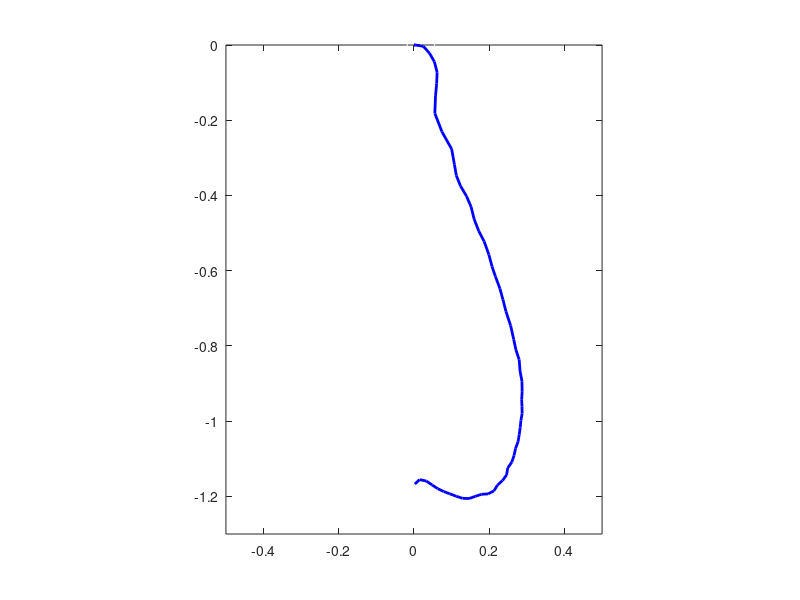

Reproduce this figure in MATLAB.
% 参数设置（无重力加速度有初速度情况）
Ni = 61; % 网格数
Nt = 154; % 时间步数
dksi = 1 / (Ni - 1); % 空间步长
dt = 0.01; % 时间步长
lambda = 1; % 常数
g = 0; % 重力加速度
v0 = 0.5 * sqrt(3); % 初始速度

% 初始化变量
x = zeros(Ni, Nt); % x坐标
y = zeros(Ni, Nt); % y坐标
T = zeros(Ni, Nt); 
p = zeros(1, Nt); % 界面位置

% j = 0 时的初始化
p(1) = 0.5 * (Ni + 1);
for i = 1 : p(1) 
    x(i, 1) = 0;
    y(i, 1) = -0.5 + (i - 1) * dksi;
    T(i, 1) = 0.5 * lambda * g * (i - 1) * dksi;
end

% j = 1 时的初始化
p(2) = p(1) + v0 * dt / dksi;
for i = 1 : p(1) - 1
    x(i, 2) = 0;
    y(i, 2) = y(i, 1) - v0 * dt;
end
x(fix(p(1)), 2) = v0 * dt;
y(fix(p(1)), 2) = y(fix(p(1)), 1);
x(fix(p(1)) + 1, 2) = (p(1) - (fix(p(1)) + 1)) * dksi;

% j = 1 时的求解
for j = 2 : Nt
    % j 时刻的矩阵维数
    n = fix(p(j));
    % 创建稀疏矩阵 A 和向量 b
    A = spdiags(zeros(n, 3), [-1, 0, 1], n - 1, n - 1);
    b = zeros(n - 1, 1);
    % 填充 A 和 b 的元素
    for i = 3 : n
        youcexishu = -(x(i, j) - x(i - 1, j)) * (x(i, j) - x(i - 1, j) - x(i, j - 1) + x(i - 1, j - 1))- (y(i, j) - y(i - 1, j)) * (y(i, j) - y(i - 1, j) - y(i, j - 1) + y(i - 1, j - 1));
        b(i - 2) = youcexishu;
    end
    b(n - 1) = -(x(n + 1, j) - x(n, j)) * (dksi * (p(j) - p(j - 1)) - x(n, j) + x(n, j - 1)) - y(n, j) * (y(n, j) - y(n, j - 1));
    b = sparse(b);
    for i = 3 : 3
       A(i - 2, i - 2) = (dt * dt / (dksi * dksi)) * (2 * (x(i - 1, j) - x(i, j)) * (x(i, j) - x(i - 1, j)) + 2 * (y(i - 1, j) - y(i, j)) * (y(i, j) - y(i - 1, j)));
        A(i - 2, i - 1) = (dt * dt / (dksi * dksi)) * ((x(i + 1, j) - x(i, j)) * (x(i, j) - x(i - 1, j)) + (y(i + 1, j) - y(i, j)) * (y(i, j) - y(i - 1, j)));
        A(i - 2, i - 2) = A(i - 2, i - 2);
        A(i - 2, i - 1) = A(i - 2, i - 1);
    end
    for i = 4 : n
        A(i - 2, i - 3) = -(dt * dt / (dksi * dksi)) * ((x(i - 2, j) - x(i - 1, j)) * (x(i, j) - x(i - 1, j)) + (y(i - 2, j) - y(i - 1, j)) * (y(i, j) - y(i - 1, j)));
        A(i - 2, i - 2) = (dt * dt / (dksi * dksi)) * (2 * (x(i - 1, j) - x(i, j)) * (x(i, j) - x(i - 1, j)) + 2 * (y(i - 1, j) - y(i, j)) * (y(i, j) - y(i - 1, j)));
        A(i - 2, i - 1) = (dt * dt / (dksi * dksi)) * ((x(i + 1, j) - x(i, j)) * (x(i, j) - x(i - 1, j)) + (y(i + 1, j) - y(i, j)) * (y(i, j) - y(i - 1, j)));
        A(i - 2, i - 2) = A(i - 2, i - 2);
        A(i - 2, i - 1) = A(i - 2, i - 1);
        A(i - 2, i - 3) = A(i - 2, i - 3);
    end

    A(n - 1, n - 2) = (dt * dt / (dksi * dksi)) * ((x(n + 1, j) - x(n, j)) * (x(n - 1, j) - x(n, j)) + y(n, j) * (y(n - 1, j) - y(n, j)));
    A(n - 1, n - 1) = (dt * dt / (dksi * dksi)) * ((x(n + 1, j) - x(n, j)) * ((dksi * dksi / (1 - p(j) * dksi)) - (x(n + 1, j) - x(n, j))) + y(n, j) * (y(n + 1, j) - y(n, j)));
    k = sprank(A);
    vecsovle = A \ b;
    vecsolvefull = full(vecsovle);
    for i = 2 : n
        T(i, j) = double(vecsolvefull(i - 1));
    end
    T(1, j) = 0;
    p(j + 1) = ((dt * dt * T(n, j)) / (dksi * lambda * (1 - p(j) * dksi))) + 2 * p(j) - p(j - 1);
    for i = 2 : n - 1
        x(i, j + 1) = (dt * dt / (dksi * dksi)) * (T(i - 1, j) * (x(i - 1, j) - x(i, j)) + T(i, j) * (x(i + 1, j) - x(i, j))) + 2 * x(i, j) - x(i, j - 1);
        y(i, j + 1) = (dt * dt / (dksi * dksi)) * (T(i - 1, j) * (y(i - 1, j) - y(i, j)) + T(i, j) * (y(i + 1, j) - y(i, j))) + 2 * y(i, j) - y(i, j - 1);
    end

    x(1, j + 1) = ((dt * dt) / dksi) * T(2, j) * (x(2, j) - x(1, j)) + 2 * x(1, j) - x(1, j - 1);
    y(1, j + 1) = ((dt * dt) / dksi) * T(2, j) * (y(2, j) - y(1, j)) + 2 * y(1, j) - y(1, j - 1);
    
    if fix(p(j)) == fix(p(j + 1))
        x(n, j + 1) = (dt * dt / (dksi * dksi)) * (T(n - 1, j) * (x(n - 1, j) - x(n, j)) + T(n, j) * (x(n + 1, j) - x(n, j))) + 2 * x(n, j) - x(n, j - 1);
        y(n, j + 1) = (dt * dt / (dksi * dksi)) * (T(n - 1, j) * (y(n - 1, j) - y(n, j)) + T(n, j) * (y(n + 1, j) - y(n, j))) + 2 * y(n, j) - y(n, j - 1);
        x(n + 1, j + 1) = (p(j + 1) - n - 1) * dksi;
        y(n + 1, j + 1) = 0;
    end
    
    if fix(p(j)) + 1 == fix(p(j + 1))
        x(n, j + 1) = (dt * dt / (dksi * dksi)) * (T(n - 1, j) * (x(n - 1, j) - x(n, j)) + T(n, j) * (x(n + 1, j) - x(n, j))) + 2 * x(n, j) - x(n, j - 1);
        y(n, j + 1) = (dt * dt / (dksi * dksi)) * (T(n - 1, j) * (y(n - 1, j) - y(n, j)) + T(n, j) * (y(n + 1, j) - y(n, j))) + 2 * y(n, j) - y(n, j - 1);
        x(n + 1, j + 1) = (p(j + 1) - n - 1) * dksi;
        y(n + 1, j + 1) = 0;
    end
end

for j = 1 : Nt + 1
    disp(['j=', num2str(j)]);
    disp(['p[j]=', num2str(p(j))]);
    for i = 1 : p(j) + 1
        fprintf('%d ', x(i, j));
    end
    disp(' ');
    for i = 1 : p(j) + 1
        fprintf('%d ', y(i, j));
    end
    disp(' ');
end

F = struct('cdata', [], 'colormap', []);

for j = 1 : Nt
    x0 = -(1 - p(j) * dksi);
    y0 = 0;
    plinex1 = [0, x0];
    pliney1 = [0, y0];
    plinex2 = [0, x(fix(p(j)), j)];
    pliney2 = [0, y(fix(p(j)), j)];
    plot(10 * x(2:p(j) + 1, j), 10 * y(2:p(j) + 1, j), 'o', 'Color', 'w', 'MarkerSize', 10);
    hold on;
    plot(x(2:p(j), j), y(2:p(j), j), '-', 'Color', 'b', 'LineWidth', 2);
    plot(plinex1, pliney1, '-', 'Color', 'b', 'LineWidth', 2);
    plot(plinex2, pliney2, '-', 'Color', 'b', 'LineWidth', 2);
    axis on
    axis equal
    set(gcf, 'color', 'w')
    xlim([-0.5 0.5])
    ylim([-1.3 0])
    F(j) = getframe;
    hold off;
end
